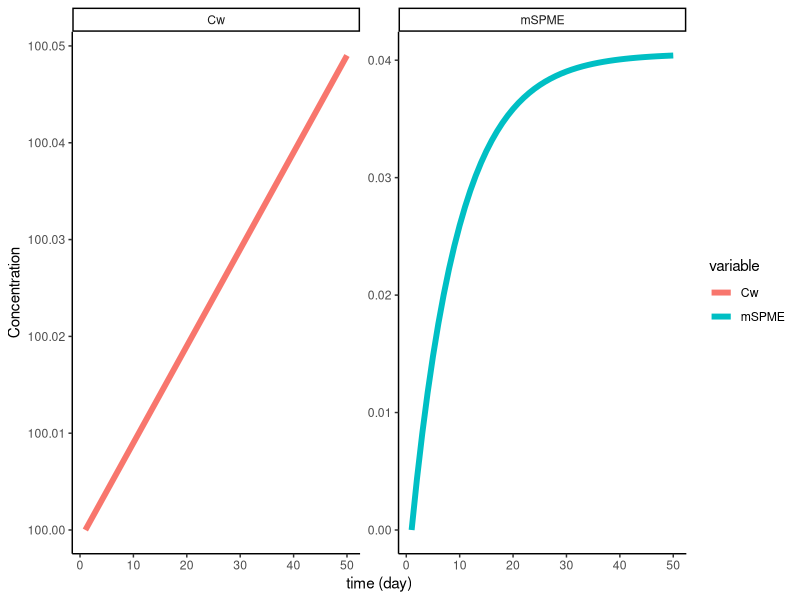

Reproduce this figure in R.
# Load libraries
library(dplyr) # organize data
library(tidyverse)
library(ggplot2) # plotting
library(deSolve) # solving differential equations

# Reactive transport function ---------------------------------------------

rtm.SPME = function(t, c, parms){
  
  Af <- 0.138 # cm2 SPME area
  Vf <- 0.000000069 # L/cm SPME volume/area
  L <- 30 # cm SPME length average
  Kow <- 10^(4.65) # PCB 4 octanol-water equilibrium partition coefficient
  Kf <- 10^(1.06*log10(Kow) - 1.16) # PCB 4-SPME equilibrium partition coefficient
  
  # Constant passed through a list called parms
  k <- parms$k # m3/d
  ko <- parms$ko # cm/d
  
  # derivatives dx/dt are computed below
  r <- rep(0,length(c))
  # dCwdt:
  r[1] <- c["Cw"]*(-k)
  # dmfdt:
  r[2] <- ko*Af*c["Cw"]/1000/L - ko*Af*c["mSPME"]/(Vf*Kf*L*1000) # Cw = [ng/L], mf = [ng/cm]
  
  # The computed derivatives are returned as a list
  # order of derivatives needs to be the same as the order of species in c
  return(list(r))
}

# Initial conditions and run function
{cinit <- c(Cw = 100, mSPME = 0)
t <- c(1:50)
# Placeholder values of key parameters
parms <- list(k = -0.00001, ko = 10)
out <- ode(y = cinit, times = t, func = rtm.SPME, parms = parms)
out <- data.frame(out)}

{new.out<- out %>%
  gather(variable, value, -time)
new.out <- within(new.out, variable <- factor(variable,
                                                levels = c('Cw', 'mSPME')))}


# Plot
ggplot(new.out, aes(x = time, y = value, color = variable)) +
  facet_wrap(vars(variable), scales = "free_y", ncol = 2) +
  geom_line(linewidth = 2) +
  theme_classic() +
  labs(x = 'time (day)', y = 'Concentration')
